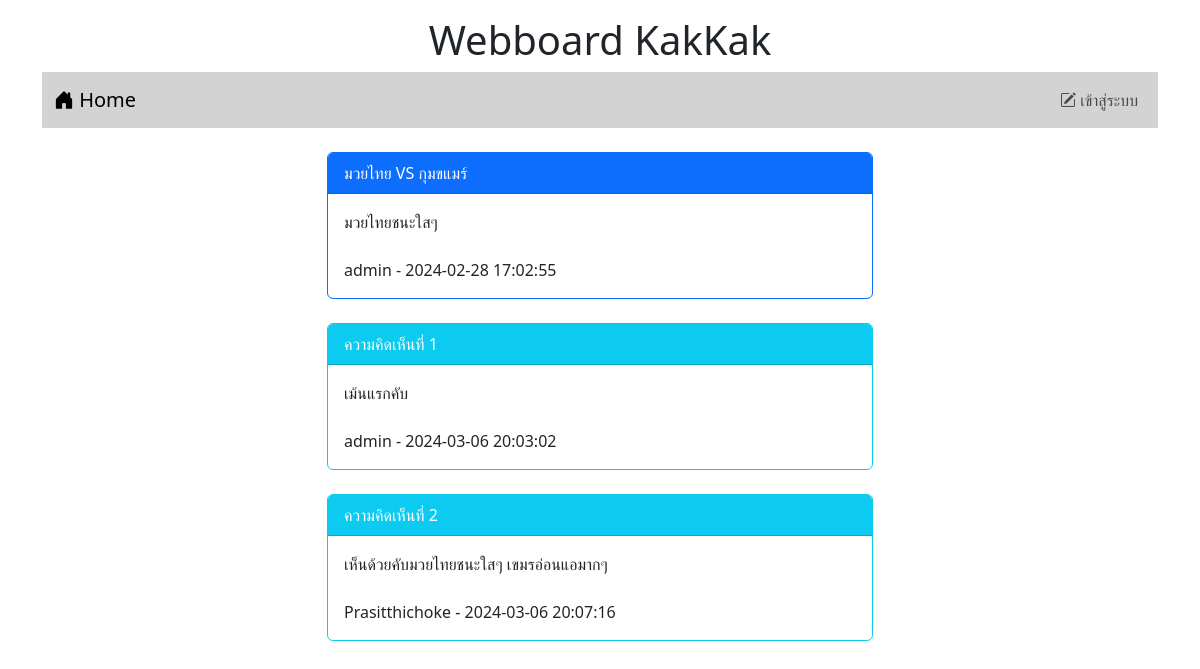
/post.php?id=2, run on the app's committed database.
### tables this page shows
CREATE TABLE `post` (
  `id` int(11) NOT NULL,
  `title` varchar(128) NOT NULL,
  `content` varchar(2048) NOT NULL,
  `post_date` datetime NOT NULL,
  `cat_id` int(11) NOT NULL,
  `user_id` int(11) NOT NULL
);

CREATE TABLE `user` (
  `id` int(11) NOT NULL,
  `login` varchar(32) NOT NULL,
  `password` varchar(64) NOT NULL,
  `name` varchar(64) NOT NULL,
  `gender` char(1) NOT NULL,
  `email` varchar(32) NOT NULL,
  `role` char(1) NOT NULL
);

CREATE TABLE `comment` (
  `id` int(11) NOT NULL,
  `content` mediumtext NOT NULL,
  `post_date` datetime NOT NULL,
  `user_id` int(11) NOT NULL,
  `post_id` int(11) NOT NULL
);

### post.php (the view, shortened to what this page needs)
<!DOCTYPE html>
<html lang="en">
<head>
    <link rel="stylesheet" href="bootstrap-5.3.2-dist/css/bootstrap.min.css">
    <link rel="stylesheet" href="https://cdn.jsdelivr.net/npm/bootstrap-icons@1.11.3/font/bootstrap-icons.min.css">
</head>
<body>
    <div class="container-lg">
        <h1 style="text-align: center;" class="mt-3">Webboard KakKak</h1>
        <?php include "nav.php" ?>
        <div class="row mt-4">
            <div class="col-lg-3 col-md-2 col-sm-1"></div>
            <div class="col-lg-6 col-md-8 col-sm-10">
                <?php
                    $conn=new PDO("mysql:host=localhost;dbname=webboard;charset=utf8","root","");
                    $sql="select post.title,post.content,post.post_date,user.login
                    from post inner join user on
                    (post.user_id = user.id) where post.id = $_GET[id]";
                    $result=$conn->query($sql);
                    while($row = $result->fetch()) {
                        echo "<div class='card border-primary'>";
                        echo "<div class='card-header bg-primary text-white'>$row[0]</div>";
                        echo "<div class='card-body'>$row[1]<br><br>$row[3] - $row[2]</div>";
                        echo "</div><br>";
                    }
                ?>
                <?php
                    $conn=new PDO("mysql:host=localhost;dbname=webboard;charset=utf8","root","");
                    $sql="select comment.content,comment.post_date,user.login
                    from comment inner join user on
                    (comment.user_id = user.id) where comment.post_id = $_GET[id]";
                    $result=$conn->query($sql);
                    $i = 1;
                    while($row = $result->fetch()) {
                        echo "<div class='card border-info'>";
                        echo "<div class='card-header bg-info text-white'>ความคิดเห็นที่ $i</div>";
                        echo "<div class='card-body'>$row[0]<br><br>$row[2] - $row[1]</div>";
                        echo "</div><br>";
                        $i = $i+1;
                    }
                ?>
                <br>
            </div>
            <div class="col-lg-3 col-md-2 col-sm-1"></div>
        </div>
    </div>
</body>
</html>

### data on the page
post: title "มวยไทย VS กุมขแมร์", content "มวยไทยชนะใสๆ", user.login "admin", post_date "2024-02-28 17:02:55"
comment: content "เม้นแรกคับ", user.login "admin", post_date "2024-03-06 20:03:02"
comment: content "เห็นด้วยคับมวยไทยชนะใสๆ เขมรอ่อนแอมากๆ", user.login "Prasitthichoke", post_date "2024-03-06 20:07:16"
